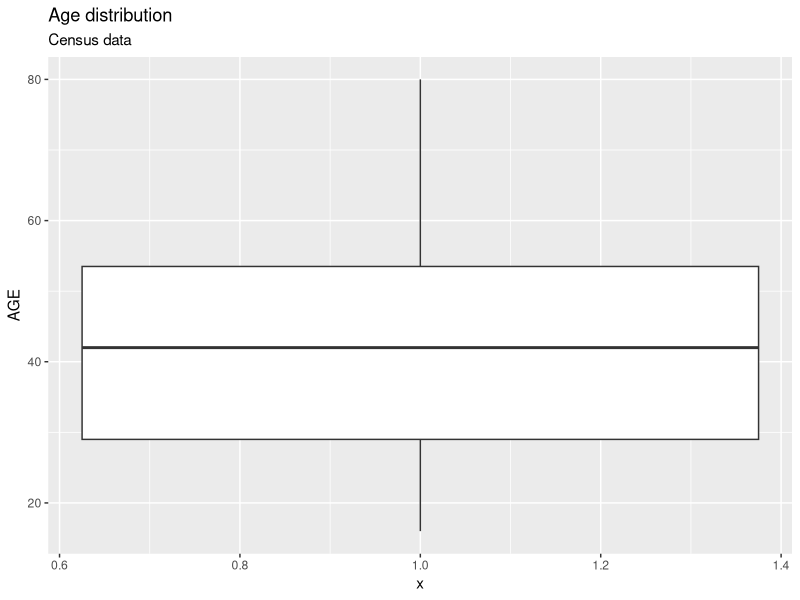
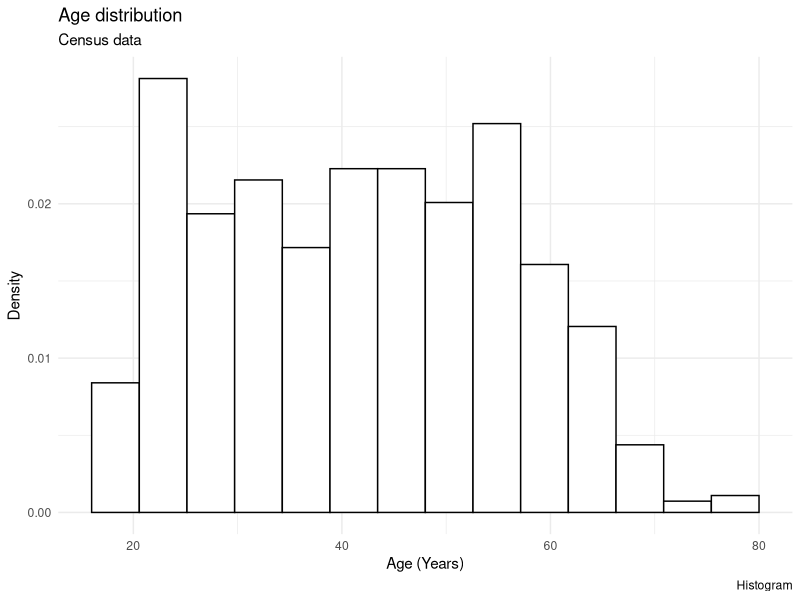
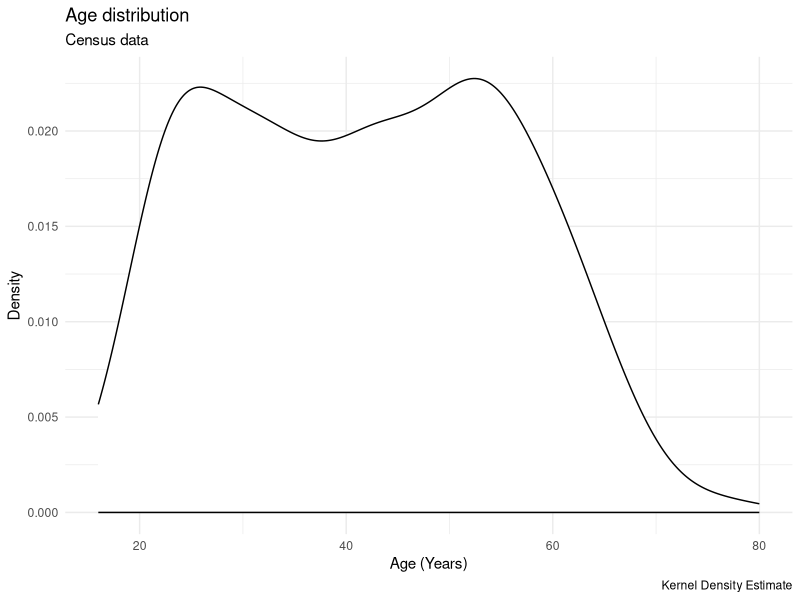
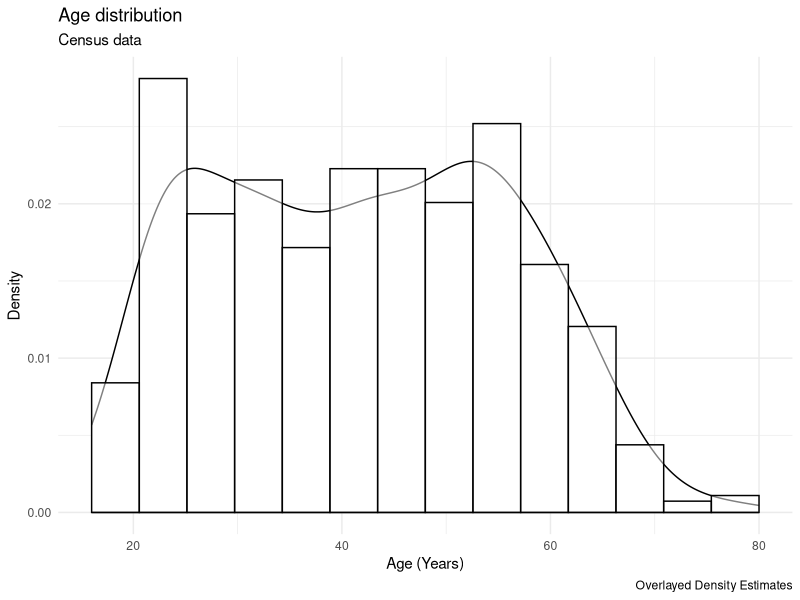
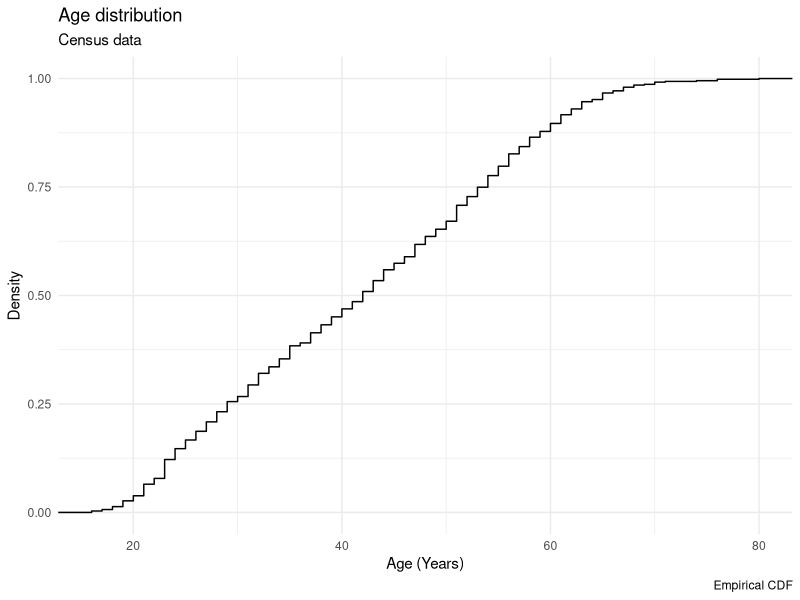
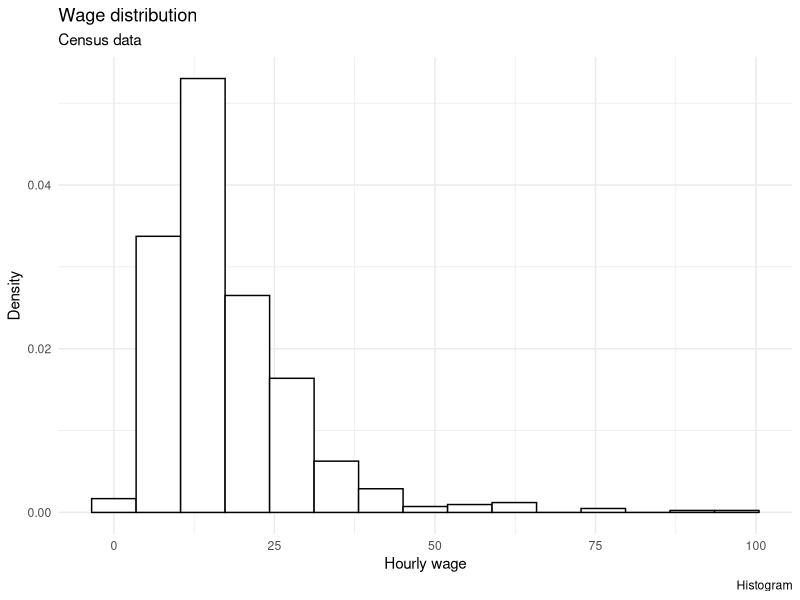
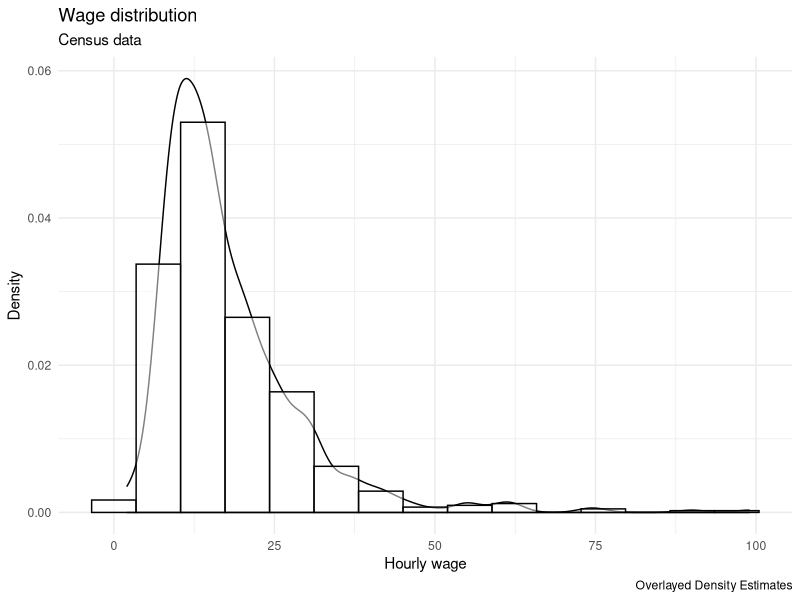
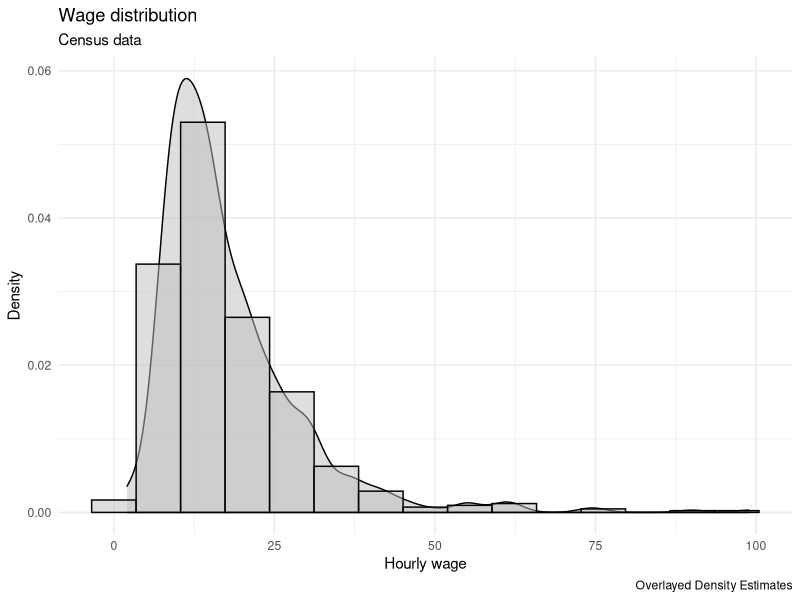

These charts were generated, in order, by the following R code: (Note: this script raises an error after producing the figures.)
## ---- chunk 1
#| warning: false
#| message: false
#| collapse: true

stopifnot(
  require(tidyverse), 
                  require(magrittr),
                  require(skimr),
                  require(lobstr)
)


## ---- chunk 2
cat(getwd())
## ---- chunk 3
#| eval: true
#| echo: true
#| include: false
list.dirs()
list.files()
getwd()
## ---- chunk 4
#| mesage: false
#| collapse: true

df <- readr::read_table("../DATA/Recensement.csv")

df %>% 
  glimpse()
## ---- chunk 5
to_be_categorized  <- df %>% 
  summarise(across(everything(), n_distinct)) %>% 
  pivot_longer(cols = everything(), 
               # names_to = "nom_colonne",
               values_to = c("n_levels")) %>% 
  filter(n_levels < 20) %>% 
  arrange(n_levels) 

to_be_categorized

to_be_categorized %>% 
  pull(name)
## ---- chunk 6
lobstr::obj_addr(df)
lobstr::ref(df)

df_copy <- df 

lobstr::ref(df_copy)

for (cl in pull(to_be_categorized,name)) {
  df_copy[[cl]] <- as_factor(df_copy[[cl]])
}

lobstr::obj_addr(df_copy)
foo <- lobstr::ref(df_copy)
## ---- chunk 7
#| collapse: true
#| 
df_cp <- df %>% 
  mutate(across(all_of(pull(to_be_categorized, name)), as_factor))

lobstr::ref(df_cp)

df %>% 
  glimpse()  
## ---- chunk 8
df %>% 
  is.na() %>% 
  as_tibble %>% 
  summarise(across(everything(), sum))  %>%
  knitr::kable()
## ---- chunk 9
df %>% 
  summarise(across(everything(), \(x) sum(is.na(x)))) 
## ---- chunk 10
df %>% 
  summarise(across(everything(), ~ sum(is.na(.)))) 
## ---- chunk 11
df %>% 
    pull(AGE) %>% 
    summary()

sd(df$AGE) ; IQR(df$AGE) ; mad(df$AGE)
## ---- chunk 12
df %>% 
    pluck("AGE") %>% 
    skimr::skim()
## ---- chunk 13
skm <- df %>% 
  skimr::skim(AGE)

class(skm)

attributes(skm)

tibble::as_tibble(skm)
## ---- chunk 14
df %>% 
    ggplot() +
    aes(x=1L, y=AGE) +
    geom_boxplot() +
    labs(
        title="Age distribution",
        subtitle = "Census data"
    )
## ---- chunk 15
p <- df %>% 
  ggplot() +
  aes(x=AGE) +
  labs(
    title = "Age distribution",
    subtitle = "Census data",
    x = "Age (Years)",
    y = "Density"
  ) +
  theme_minimal()

  
p +
  geom_histogram(aes(y=after_stat(density)),
                 bins=15,
                 fill="white",
                 color="black") +
  labs(
    caption = "Histogram"
  )

## ---- chunk 16
p +
  stat_density(
              fill="white",
              color="black") +
  labs(
    caption = "Kernel Density Estimate"
  )
## ---- chunk 17
p +
  stat_density(
              fill="white",
              color="black") +
  geom_histogram(aes(y=after_stat(density)),
                 bins=15,
                 fill="white",
                 color="black",
                 alpha=.5) +
  labs(
    caption = "Overlayed Density Estimates"
  )
## ---- chunk 18
p +
    stat_ecdf()  +
    labs(
        caption = "Empirical CDF"
  )
## ---- chunk 19
p <- df %>% 
  ggplot() +
  aes(x=SAL_HOR) +
  labs(
    title = "Wage distribution",
    subtitle = "Census data",
    x = "Hourly wage",
    y = "Density"
  ) +
  theme_minimal()

  
p +
  geom_histogram(aes(y=after_stat(density)),
                 bins=15,
                 fill="white",
                 color="black") +
  labs(
    caption = "Histogram"
  )
## ---- chunk 20
p +
  stat_density(
              fill="white",
              color="black") +
  geom_histogram(aes(y=after_stat(density)),
                 bins=15,
                 fill="white",
                 color="black",
                 alpha=.5) +
  labs(
    caption = "Overlayed Density Estimates"
  )
## ---- chunk 21
truc <- rlang::expr({fill=alpha("white",.5)})
p <- df %>% 
  ggplot() +
  aes(x=SAL_HOR, y=after_stat(density)) +
  labs(
    title = "Wage distribution",
    subtitle = "Census data",
    x = "Hourly wage",
    y = "Density"
  ) +
  theme_minimal()
## ---- chunk 22
p + 
  stat_density(fill=alpha("grey", 0.5), color="black") +
  geom_histogram(fill=alpha("grey", 0.5), color="black", bins=15) +
  labs(
    caption = "Overlayed Density Estimates"
  )
## ---- chunk 23
#| file: "../_UTILS/make_biotiful.R"
#| echo: true
#| eval: true

## ---- chunk 24
mp <- df_cp |> 
  make_biotifoul(is.numeric) + 
  theme_minimal()

mp
## ---- chunk 25
#| file: "../_UTILS/my_histo.R"
#| echo: true
#| eval: true
## ---- chunk 26
list_plots <- df_cp |> 
  select(where(is.numeric)) |> 
  colnames() |> 
  map(rlang::parse_expr) |>
  map (\(x) my_histo(df, {{x}}))

patchwork::wrap_plots(list_plots)
